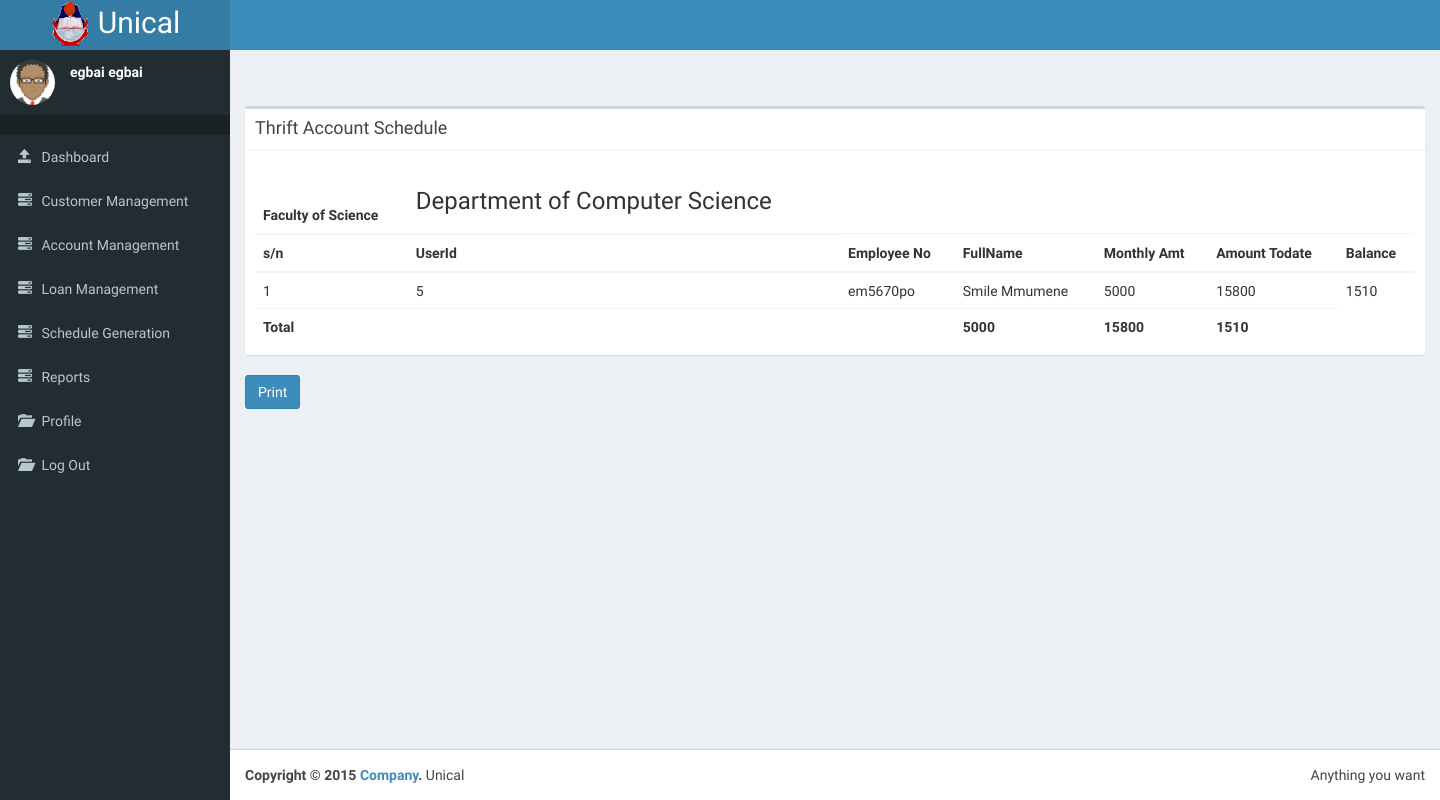
The page /teller/index.php?page=../thrift_schedule&type=thrift (signed in) on the database as committed earlier.
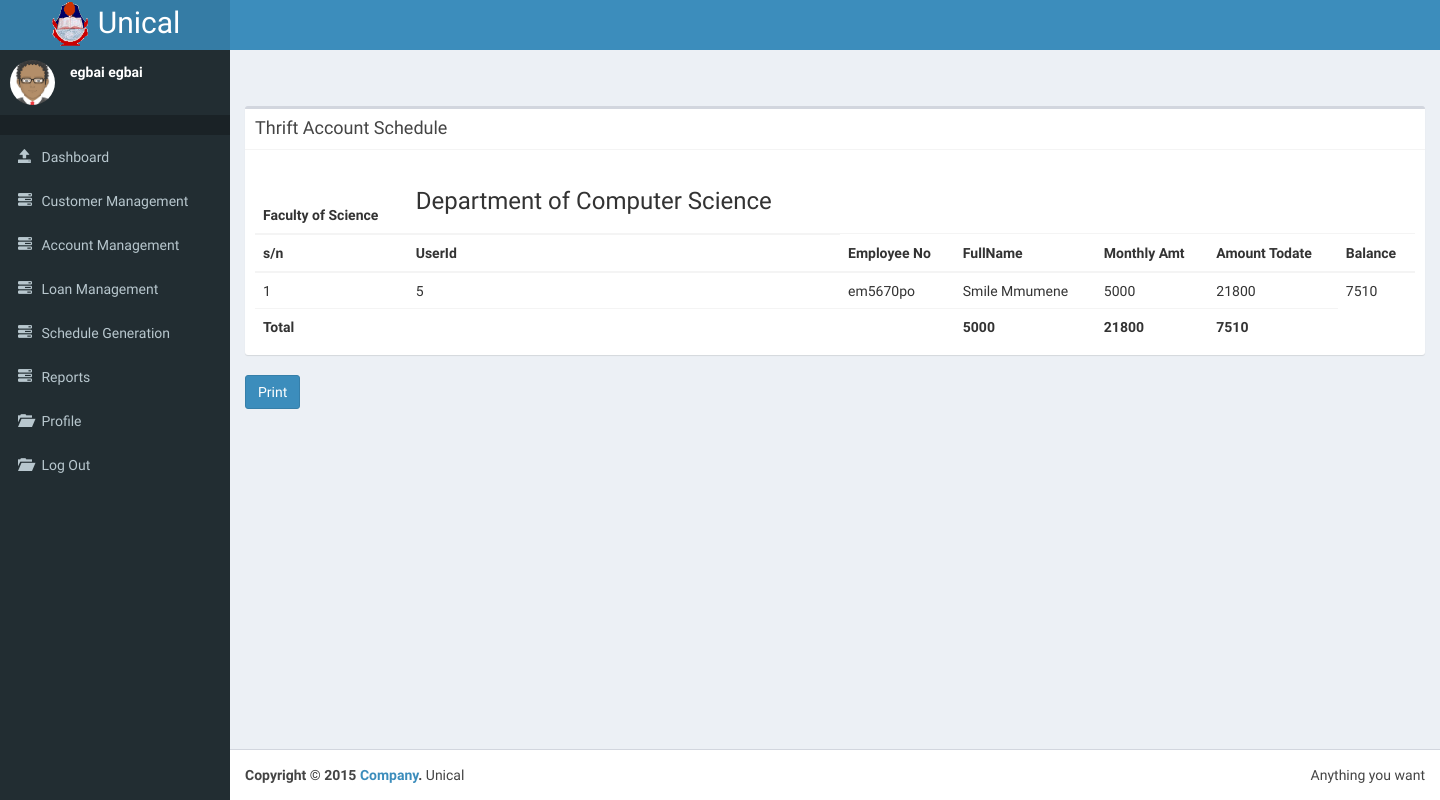
The same page on the database as committed later.
### tables this page shows
CREATE TABLE IF NOT EXISTS `customer` (
`id` int(11) NOT NULL,
  `middle_name` varchar(30) NOT NULL,
  `dob` date NOT NULL,
  `sex` text NOT NULL,
  `img_url` varchar(196) DEFAULT NULL,
  `faculty` int(11) DEFAULT NULL,
  `dept` int(11) DEFAULT NULL,
  `address` text,
  `phone` int(196) DEFAULT NULL,
  `state` text,
  `lga` text,
  `nok_name` text,
  `n_phone` int(11) DEFAULT NULL,
  `reg_date` date NOT NULL,
  `uname` varchar(124) NOT NULL,
  `pwd` text NOT NULL,
  `priviledge` int(124) NOT NULL,
  `email` varchar(124) DEFAULT NULL,
  `title` varchar(20) DEFAULT NULL,
  `surname` varchar(50) NOT NULL,
  `firstname` varchar(50) NOT NULL,
  `employee_no` varchar(124) DEFAULT NULL
);

CREATE TABLE IF NOT EXISTS `account` (
`id` int(11) NOT NULL,
  `emp_id` varchar(124) NOT NULL,
  `balance` float NOT NULL,
  `acct_type` int(14) NOT NULL,
  `d_opened` date NOT NULL,
  `duration` date NOT NULL,
  `acct_no` varchar(124) NOT NULL,
  `save_amt` float NOT NULL,
  `acct_name` varchar(124) NOT NULL,
  `amt_todate` float DEFAULT NULL,
  `department` int(11) NOT NULL
);

CREATE TABLE IF NOT EXISTS `department` (
`id` int(11) NOT NULL,
  `dep_name` varchar(124) NOT NULL,
  `faculty` int(11) NOT NULL
);

### conf/db_connect.php (called while the page is built, shortened)
<?php
function query($string){
$rs = mysql_query($string) or die(mysql_error());
return $rs;
}
?>

### thrift_schedule.php (the view, shortened to what this page needs)
<?php
$type = $_GET['type'];
$tp = '';
$msg = '';
switch ($type) {
  default:
    $tp = '1';
    $msg = "Thrift Account Schedule";
    break;
}
 ?>
<div class="box">
  <div class="box-header with-border">
    <h3 class="box-title"><?php echo $msg;?></h3>
  </div>
   <div class="box-body">
<?php
$rss = query("SELECT * FROM faculty");
while($row = mysql_fetch_array($rss)){
  $faculty = $row['id'];
  $name1 =$row['name'];
     $rs = query("SELECT * FROM department WHERE faculty='$faculty'");
     while($row = mysql_fetch_array($rs)){
       $idd = $row['id'];
       $name = $row['dep_name'];
       $result = query("SELECT * FROM customer LEFT JOIN account ON customer.id=account.emp_id WHERE acct_type='$tp' AND department='$idd'");
       if(mysql_num_rows($result) < 1){
       }else{
?>
<table class="table">
<thead>
  <tr>
    <th>
      Faculty of   <?php echo $name1; ?>
    </th>
    <th><h3>Department of    <?php echo $name?></h3></th>
  </tr>
  <tr>
    <th>s/n</th>
    <th>UserId</th>
        <th>Employee No</th>
    <th>FullName</th>
    <th>Monthly Amt</th>
    <th>Amount Todate</th>
    <th>Balance</th>
  </tr>
</thead>
<tbody>
<?php
$i= 0;
$amt_total = 0;
$bal_total = 0;
$total = 0;
$result = query("SELECT * FROM customer LEFT JOIN account ON customer.id=account.emp_id WHERE acct_type='$tp' AND department='$idd'");
while($row = mysql_fetch_array($result)){
$id = $row['emp_id'];
$fullname = $row['firstname'] . " " . $row['surname'];
$amount = $row['save_amt'];
$emp = $row['employee_no'];
$total += $amount;
$amt_todate = $row['amt_todate'];
$amt_total += $amt_todate;
$balance = $row['balance'];
$bal_total += $balance;
?>
<tr>
  <td>
<?php echo ++$i; ?>
</td>
  <td><?php echo $id;?></td>
  <td><?php echo $emp;?></td>
  <td><?php echo $fullname;?></td>
  <td><?php echo $amount;?></td>
  <td><?php echo $amt_todate;?></td>
  <td><?php echo $balance;?></td>
</tr>
<?php
}
?>
<tr>
  <th>
    Total
  </th>
  <td></td>
    <td></td>
  <th>
    <?php echo $total?>
  </th>
  <th>
    <?php echo $amt_total; ?>
  </th>
  <th>
    <?php echo $bal_total; ?>
  </th>
</tr>
</tbody>
</table>
<?php
}}
}
 ?>
</div>
</div>
<a href="../print_account.php?type=<?php echo $type;?>" class="btn btn-primary">Print</a>

Rows that differ between the two databases and show on the page:
computed for department "Computer Science": amt_total "15800" → "21800"; bal_total "1510" → "7510"
changed through a linked row, customer "em5670po": account.amt_todate "15800" → "21800"; account.balance "1510" → "7510"
